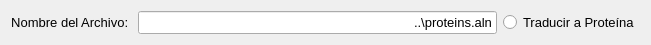
   <widget class="QWidget" name="horizontalLayoutWidget">
    <property name="geometry">
     <rect>
      <x>30</x>
      <y>80</y>
      <width>651</width>
      <height>31</height>
     </rect>
    </property>
    <property name="palette">
     <palette>
      <active>
       <colorrole role="Button">
        <brush brushstyle="SolidPattern">
         <color alpha="255">
          <red>127</red>
          <green>141</green>
          <blue>163</blue>
         </color>
        </brush>
       </colorrole>
       <colorrole role="Mid">
        <brush brushstyle="SolidPattern">
         <color alpha="255">
          <red>101</red>
          <green>119</green>
          <blue>147</blue>
         </color>
        </brush>
       </colorrole>
      </active>
      <inactive>
       <colorrole role="Button">
        <brush brushstyle="SolidPattern">
         <color alpha="255">
          <red>127</red>
          <green>141</green>
          <blue>163</blue>
         </color>
        </brush>
       </colorrole>
       <colorrole role="Mid">
        <brush brushstyle="SolidPattern">
         <color alpha="255">
          <red>101</red>
          <green>119</green>
          <blue>147</blue>
         </color>
        </brush>
       </colorrole>
      </inactive>
      <disabled>
       <colorrole role="Button">
        <brush brushstyle="SolidPattern">
         <color alpha="255">
          <red>127</red>
          <green>141</green>
          <blue>163</blue>
         </color>
        </brush>
       </colorrole>
       <colorrole role="Mid">
        <brush brushstyle="SolidPattern">
         <color alpha="255">
          <red>101</red>
          <green>119</green>
          <blue>147</blue>
         </color>
        </brush>
       </colorrole>
      </disabled>
     </palette>
    </property>
    <layout class="QHBoxLayout" name="horizontalLayout">
     <item>
      <widget class="QLabel" name="label_5">
       <property name="palette">
        <palette>
         <active>
          <colorrole role="Button">
           <brush brushstyle="SolidPattern">
            <color alpha="255">
             <red>127</red>
             <green>141</green>
             <blue>163</blue>
            </color>
           </brush>
          </colorrole>
          <colorrole role="Mid">
           <brush brushstyle="SolidPattern">
            <color alpha="255">
             <red>101</red>
             <green>119</green>
             <blue>147</blue>
            </color>
           </brush>
          </colorrole>
         </active>
         <inactive>
          <colorrole role="Button">
           <brush brushstyle="SolidPattern">
            <color alpha="255">
             <red>127</red>
             <green>141</green>
             <blue>163</blue>
            </color>
           </brush>
          </colorrole>
          <colorrole role="Mid">
           <brush brushstyle="SolidPattern">
            <color alpha="255">
             <red>101</red>
             <green>119</green>
             <blue>147</blue>
            </color>
           </brush>
          </colorrole>
         </inactive>
         <disabled>
          <colorrole role="Button">
           <brush brushstyle="SolidPattern">
            <color alpha="255">
             <red>127</red>
             <green>141</green>
             <blue>163</blue>
            </color>
           </brush>
          </colorrole>
          <colorrole role="Mid">
           <brush brushstyle="SolidPattern">
            <color alpha="255">
             <red>101</red>
             <green>119</green>
             <blue>147</blue>
            </color>
           </brush>
          </colorrole>
         </disabled>
        </palette>
       </property>
       <property name="font">
        <font>
         <family>Arimo</family>
         <pointsize>10</pointsize>
        </font>
       </property>
       <property name="text">
        <string>Nombre del Archivo: </string>
       </property>
       <property name="alignment">
        <set>Qt::AlignCenter</set>
       </property>
      </widget>
     </item>
     <item>
      <widget class="QLineEdit" name="lineNArchivo_2">
       <property name="maximumSize">
        <size>
         <width>741</width>
         <height>16777215</height>
        </size>
       </property>
       <property name="palette">
        <palette>
         <active>
          <colorrole role="Button">
           <brush brushstyle="SolidPattern">
            <color alpha="255">
             <red>127</red>
             <green>141</green>
             <blue>163</blue>
            </color>
           </brush>
          </colorrole>
          <colorrole role="Mid">
           <brush brushstyle="SolidPattern">
            <color alpha="255">
             <red>101</red>
             <green>119</green>
             <blue>147</blue>
            </color>
           </brush>
          </colorrole>
         </active>
         <inactive>
          <colorrole role="Button">
           <brush brushstyle="SolidPattern">
            <color alpha="255">
             <red>127</red>
             <green>141</green>
             <blue>163</blue>
            </color>
           </brush>
          </colorrole>
          <colorrole role="Mid">
           <brush brushstyle="SolidPattern">
            <color alpha="255">
             <red>101</red>
             <green>119</green>
             <blue>147</blue>
            </color>
           </brush>
          </colorrole>
         </inactive>
         <disabled>
          <colorrole role="Button">
           <brush brushstyle="SolidPattern">
            <color alpha="255">
             <red>127</red>
             <green>141</green>
             <blue>163</blue>
            </color>
           </brush>
          </colorrole>
          <colorrole role="Mid">
           <brush brushstyle="SolidPattern">
            <color alpha="255">
             <red>101</red>
             <green>119</green>
             <blue>147</blue>
            </color>
           </brush>
          </colorrole>
         </disabled>
        </palette>
       </property>
       <property name="font">
        <font>
         <family>Arimo</family>
         <pointsize>10</pointsize>
        </font>
       </property>
       <property name="text">
        <string>..\proteins.aln</string>
       </property>
       <property name="alignment">
        <set>Qt::AlignRight|Qt::AlignTrailing|Qt::AlignVCenter</set>
       </property>
      </widget>
     </item>
     <item>
      <widget class="QRadioButton" name="radioButtonTraducir">
       <property name="palette">
        <palette>
         <active>
          <colorrole role="Button">
           <brush brushstyle="SolidPattern">
            <color alpha="255">
             <red>127</red>
             <green>141</green>
             <blue>163</blue>
            </color>
           </brush>
          </colorrole>
          <colorrole role="Mid">
           <brush brushstyle="SolidPattern">
            <color alpha="255">
             <red>101</red>
             <green>119</green>
             <blue>147</blue>
            </color>
           </brush>
          </colorrole>
         </active>
         <inactive>
          <colorrole role="Button">
           <brush brushstyle="SolidPattern">
            <color alpha="255">
             <red>127</red>
             <green>141</green>
             <blue>163</blue>
            </color>
           </brush>
          </colorrole>
          <colorrole role="Mid">
           <brush brushstyle="SolidPattern">
            <color alpha="255">
             <red>101</red>
             <green>119</green>
             <blue>147</blue>
            </color>
           </brush>
          </colorrole>
         </inactive>
         <disabled>
          <colorrole role="Button">
           <brush brushstyle="SolidPattern">
            <color alpha="255">
             <red>127</red>
             <green>141</green>
             <blue>163</blue>
            </color>
           </brush>
          </colorrole>
          <colorrole role="Mid">
           <brush brushstyle="SolidPattern">
            <color alpha="255">
             <red>101</red>
             <green>119</green>
             <blue>147</blue>
            </color>
           </brush>
          </colorrole>
         </disabled>
        </palette>
       </property>
       <property name="font">
        <font>
         <family>Arimo</family>
         <pointsize>10</pointsize>
        </font>
       </property>
       <property name="text">
        <string>Traducir a Proteína</string>
       </property>
      </widget>
     </item>
    </layout>
   </widget>
